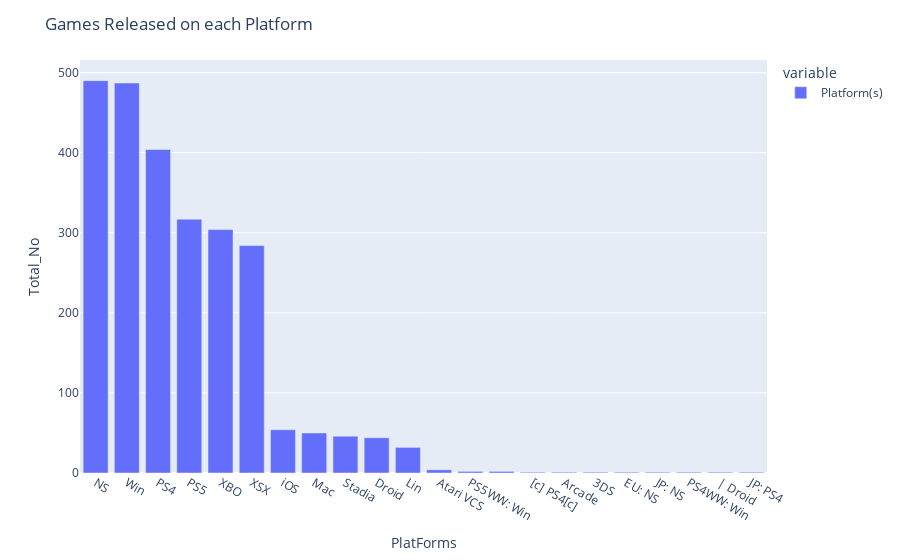

The notebook cell this image was saved under:
### Code cell
fig=px.bar(p)
fig_1=fig.update_xaxes(rangeslider_autorange=True)
#px.bar(p) #which Platform are the Game Released
#i.update_layout(
 #   title="Games Released on each Platform",
 #   xaxis_title="PlatForms",
 #   yaxis_title="Total_No")
t=px.bar(p)
t.update_layout(
    title="Games Released on each Platform",
    xaxis_title="PlatForms",
    yaxis_title="Total_No")

### Figure 1 — Plotly figure (JSON) as saved in the notebook; plotly's stock layout.template omitted (floating-point values rounded to 4 significant figures)
{"data": [{"alignmentgroup": "True", "hovertemplate": "variable=Platform(s)<br>index=%{x}<br>value=%{y}<extra></extra>", "legendgroup": "Platform(s)", "marker": {"color": "#636efa", "pattern": {"shape": ""}}, "name": "Platform(s)", "offsetgroup": "Platform(s)", "orientation": "v", "showlegend": true, "textposition": "auto", "x": ["NS", "Win", "PS4", "PS5", "XBO", "XSX", "iOS", "Mac", "Stadia", "Droid", "Lin", "Atari VCS", "PS5WW: Win", "", "[c] PS4[c]", "Arcade", "3DS", "EU: NS", "JP: NS", "PS4WW: Win", "| Droid", "JP: PS4"], "xaxis": "x", "y": [490, 487, 404, 317, 304, 284, 54, 50, 46, 44, 32, 4, 2, 2, 1, 1, 1, 1, 1, 1, 1, 1], "yaxis": "y", "type": "bar"}], "layout": {"xaxis": {"anchor": "y", "domain": [0, 1], "title": {"text": "PlatForms"}, "type": "category", "range": [-0.5, 21.5], "autorange": true}, "yaxis": {"anchor": "x", "domain": [0, 1], "title": {"text": "Total_No"}, "type": "linear", "range": [0, 515.8], "autorange": true}, "legend": {"title": {"text": "variable"}, "tracegroupgap": 0}, "margin": {"t": 60}, "barmode": "relative", "title": {"text": "Games Released on each Platform"}, "autosize": true}}
